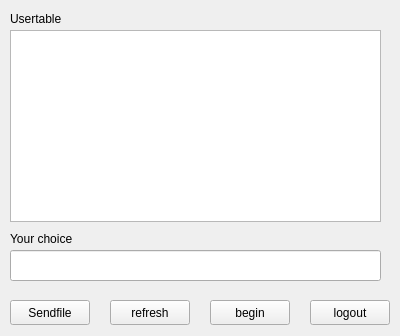
<?xml version="1.0" encoding="UTF-8"?>
<ui version="4.0">
 <class>ContactWidget</class>
 <widget class="QWidget" name="ContactWidget">
  <property name="geometry">
   <rect>
    <x>0</x>
    <y>0</y>
    <width>400</width>
    <height>336</height>
   </rect>
  </property>
  <property name="windowTitle">
   <string>Form</string>
  </property>
  <widget class="QPushButton" name="btn_chat">
   <property name="geometry">
    <rect>
     <x>210</x>
     <y>300</y>
     <width>80</width>
     <height>25</height>
    </rect>
   </property>
   <property name="text">
    <string>begin</string>
   </property>
  </widget>
  <widget class="QPushButton" name="btn_logout">
   <property name="geometry">
    <rect>
     <x>310</x>
     <y>300</y>
     <width>80</width>
     <height>25</height>
    </rect>
   </property>
   <property name="text">
    <string>logout</string>
   </property>
  </widget>
  <widget class="QPushButton" name="btn_refresh">
   <property name="geometry">
    <rect>
     <x>110</x>
     <y>300</y>
     <width>80</width>
     <height>25</height>
    </rect>
   </property>
   <property name="text">
    <string>refresh</string>
   </property>
  </widget>
  <widget class="QTextBrowser" name="usertable">
   <property name="geometry">
    <rect>
     <x>10</x>
     <y>30</y>
     <width>371</width>
     <height>192</height>
    </rect>
   </property>
  </widget>
  <widget class="QLineEdit" name="lineEdit">
   <property name="geometry">
    <rect>
     <x>10</x>
     <y>250</y>
     <width>371</width>
     <height>31</height>
    </rect>
   </property>
  </widget>
  <widget class="QLabel" name="label">
   <property name="geometry">
    <rect>
     <x>10</x>
     <y>230</y>
     <width>71</width>
     <height>17</height>
    </rect>
   </property>
   <property name="text">
    <string>Your choice</string>
   </property>
  </widget>
  <widget class="QLabel" name="label_2">
   <property name="geometry">
    <rect>
     <x>10</x>
     <y>10</y>
     <width>61</width>
     <height>17</height>
    </rect>
   </property>
   <property name="text">
    <string>Usertable</string>
   </property>
  </widget>
  <widget class="QPushButton" name="btn_file">
   <property name="geometry">
    <rect>
     <x>10</x>
     <y>300</y>
     <width>80</width>
     <height>25</height>
    </rect>
   </property>
   <property name="text">
    <string>Sendfile</string>
   </property>
  </widget>
 </widget>
 <resources/>
 <connections/>
</ui>
